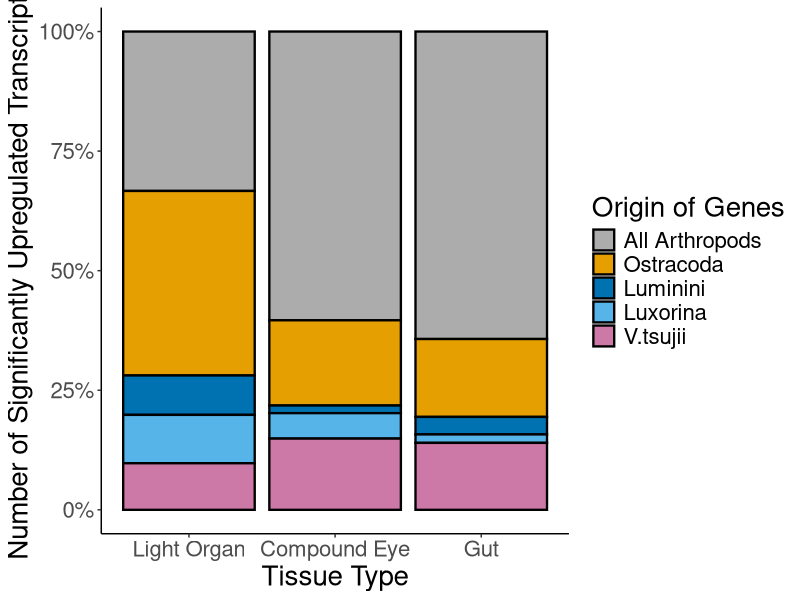
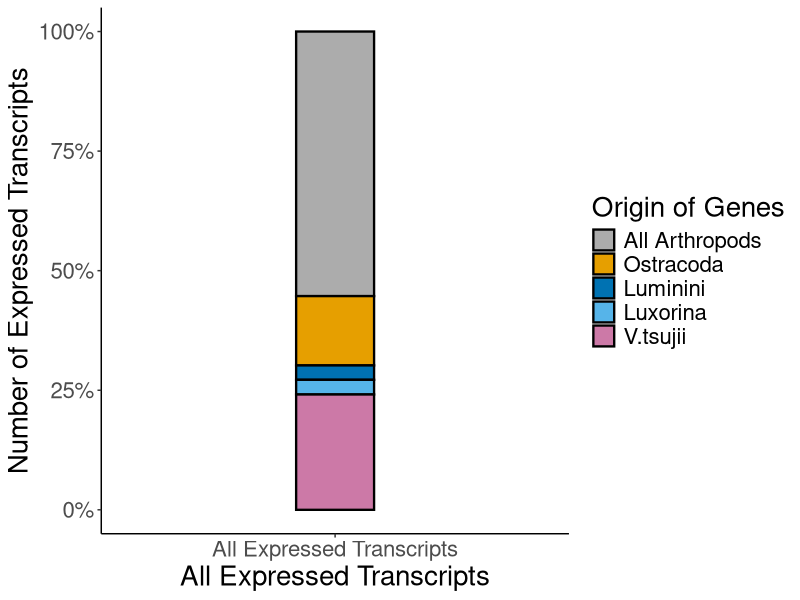

The R source for these figures, in order:
#Description: Barplots for downstream analyses of KinFin output for Vargula tsujii. 
#Author: Lisa Yeter Mesrop 
#Goal: Scripts for barplot figures. 

#load libraries 
library(tidyverse) 
library(matrixStats)
library(dplyr)
library(data.table)
library(ggraph) 
library(graphlayouts)
library(igraph)
library(readxl)
library(plyr)


##### barplots for Figure 4 ######

### Vargula tsujiii ###

group_DE <- c( rep("Light Organ" , 5) , rep("Compound Eye" , 5), rep("Gut" , 5))
expressed_transcripts_DE <- c( 89, 103, 22, 27, 26, 227,67, 6, 20, 56, 983, 249, 56, 27, 214)
origin_of_transcripts_DE <- rep(c("All Arthropods", "Ostracoda", "Luminini","Luxorina","V.tsujii" ) , 3)
data_DE <- data.frame(group_DE,origin_of_transcripts_DE,expressed_transcripts_DE)
data_DE$group_DE <- factor(data_DE$group_DE, levels = c("Light Organ", "Compound Eye", "Gut"))


# stacked barplot
data_DE_barplot<- ggplot(data_DE, aes(fill=factor(origin_of_transcripts_DE, levels = c("All Arthropods", "Ostracoda", "Luminini","Luxorina","V.tsujii" )), y=expressed_transcripts_DE, x= group_DE)) + 
  geom_bar(position="fill", stat="identity", color="black", size=.80) +
  scale_y_continuous(labels = scales::percent_format()) +
  scale_fill_manual(values=c( '#acacac', '#E69F00', '#0072b2', '#56B4E9', '#CC79A7')) + #'#009E73' 
  labs(y = "Number of Significantly Upregulated Transcripts", x = "Tissue Type") +
  labs(fill = "Origin of Genes") +
  theme(axis.text = element_text(size = 16)) +
  theme(axis.title = element_text(size = 20))   +
  theme(legend.text = element_text(size = 16))  +           # Legend text
  theme(legend.title = element_text(size = 20))  

data_DE_barplot +theme(panel.grid.major = element_blank(), panel.grid.minor = element_blank(),
                       panel.background = element_blank(), axis.line = element_line(colour = "black"))


### All expressed transcripts in DGE Dataset ###

group_all <- c(rep("All Expressed Transcripts" , 5))
origin_of_transcripts_all <- rep(c("All Arthropods", "Ostracoda", "Luminini","Luxorina","V.tsujii" ) , 1)
expressed_transcripts_all <- c(6455, 1691, 351, 358, 2814)
data_all <- data.frame(group_all,origin_of_transcripts_all,expressed_transcripts_all)

# stacked barplot
data_all_transcripts_barplot <- ggplot(data_all, aes(fill=factor(origin_of_transcripts_all, levels = c("All Arthropods", "Ostracoda", "Luminini","Luxorina","V.tsujii" )), y=expressed_transcripts_all, x=group_all)) + 
  geom_bar(position="fill", stat="identity", color="black", size=0.80, width = .2) +
  scale_fill_manual(values=c('#acacac','#E69F00', '#0072b2','#56B4E9','#CC79A7')) +
  scale_y_continuous(labels = scales::percent_format()) +labs(y = "Number of Expressed Transcripts", x = "All Expressed Transcripts") +
  labs(fill = "Origin of Genes")  +
  theme(axis.text = element_text(size = 16)) +
  theme(axis.title = element_text(size = 20))   +
  theme(legend.text = element_text(size = 16))  +         
  theme(legend.title = element_text(size = 20))  


data_all_transcripts_barplot +theme(panel.grid.major = element_blank(), panel.grid.minor = element_blank(),
                                    panel.background = element_blank(), axis.line = element_line(colour = "black"))
